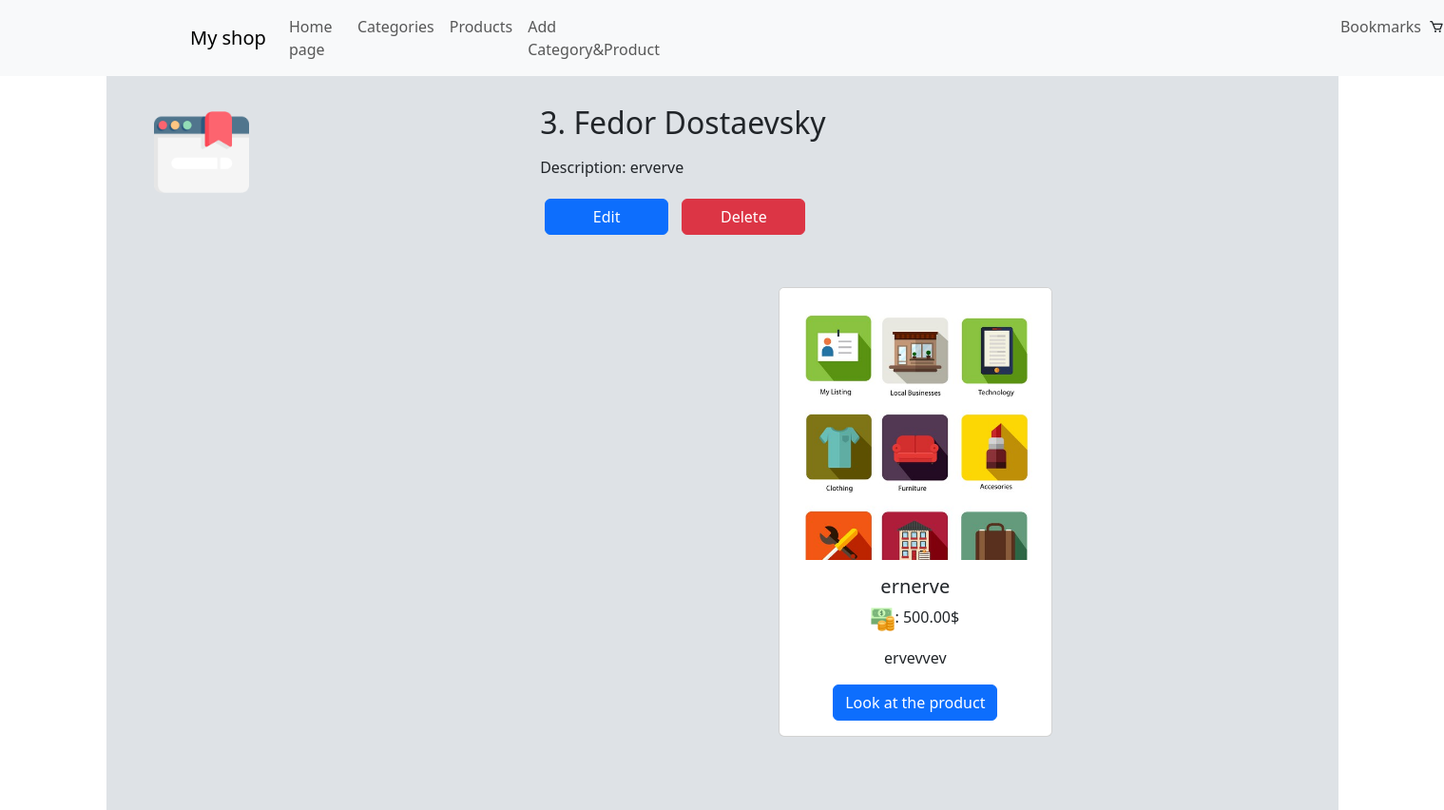
/category/3, run on an earlier commit of the app's database.
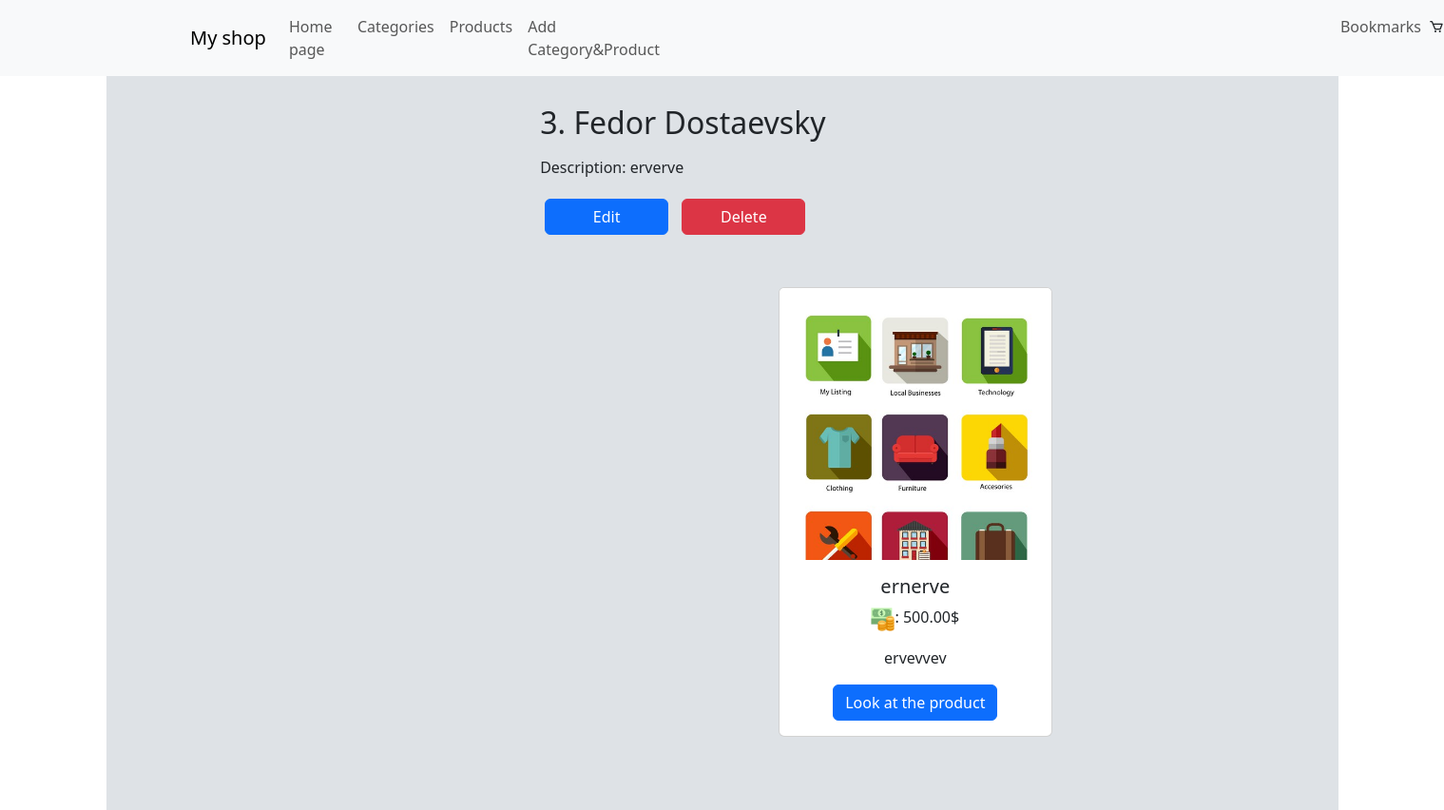
And on a later commit of the database.
### online_shop/models.py (models this page shows, shortened)
class Category(models.Model):
    name = models.CharField(max_length=100, null=False, blank=False, verbose_name='Category Name')
    description = models.TextField(max_length=500, null=True, blank=True, verbose_name="Description")
    category_img = models.ImageField(null=True, blank=True, upload_to='images/', verbose_name="category image")

### online_shop/views.py (the view)
# urls.py: path('category/<int:pk>', CategoryDetailView.as_view(), name='category_detail'),
class CategoryDetailView(View):
    def get(self, request, *args, **kwargs):
        form = CategoryForm()
        category = get_object_or_404(Category, pk=kwargs.get('pk'))
        return render(request, 'category/view.html', context={'form': form, 'category': category})

### templates/category/view.html
{% extends 'base.html' %}
{% load static %}
{% block content %}
    <div class="category">
        <div class="row no-gutters">
                <div class="col-md-4">
                    {% if category.category_img %}
                  <img src="{{ category.category_img.url }}" class="card-img" alt="..." style="height: 100px; width: 100px;">
                    {% endif %}
                </div>
                <div class="col-md-8">
                  <div class="card-body">
                    <h2 class="card-title">{{ category.id }}. {{ category.name }}</h2>
                    <p class="card-text mt-3">Description: {{ category.description }}</p>
                      <a href="{% url 'category_update' category.id %}" class="btn btn-primary" style="margin: 5px; width: 130px">Edit</a>
                      <a href="{% url 'category_delete' category.id %}" class="btn btn-danger" style="margin: 5px; width: 130px">Delete</a>
    </div>
      <div class="products">
    {% for product in category.products.all %}
        <div class="products_list">
                <div class="card" style="width: 18rem;">
                    {% if product.img %}
                        <img class="card-img-top" src="{{ product.img.url }}" alt="Card image cap">
                    {% endif %}
                  <div class="card-body">
                    <h5 class="card-title">{{ product.name }}</h5>
                        <p class="card-text"><img src="{% static 'img/cash.png' %}" alt="money" style="height: 25px">: {{ product.price }}$</p>
                      <p class="text">{{ product.description }}</p>
                    <a href="{% url 'product_detail' product.id %}" class="btn btn-primary">Look at the product</a>
                  </div>
            </div>
        </div>
      {% endfor %}
      </div>
{% endblock %}

What changed in the data, as far as the page shows it:
changed Category "Fedor Dostaevsky": category_img: picture removed
